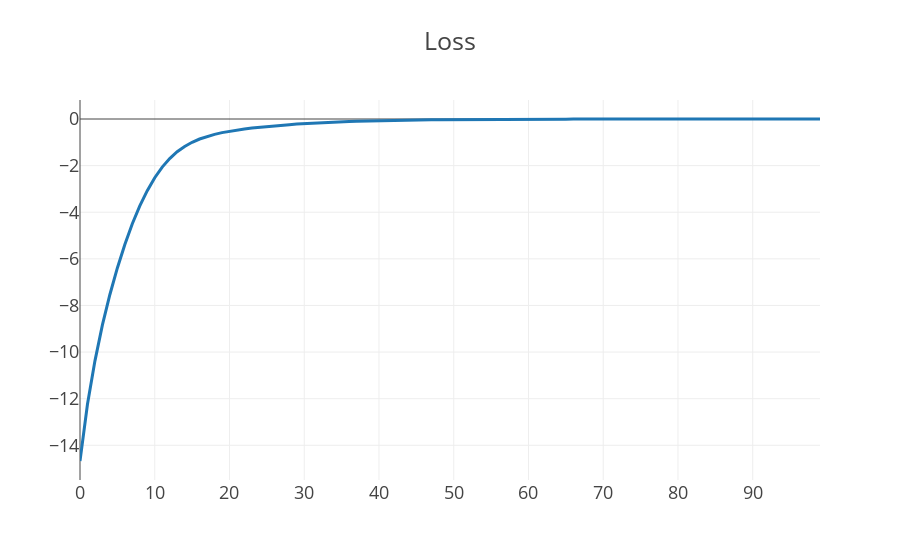

Notebook code cell kept with this figure:
### Markdown cell above
So, in the first state, we expect our critic to learn that our future discounted rewards to be `2.9701`, then `1.99` for the second state, then `1.0` for the last state.  We can see in the following example that our critic can learn this fairly quickly.

### Code cell
no_states = 3
critic = CriticModel(len(input_data[0]), len(output_data[0]))
observations = tf.one_hot(np.arange(no_states), no_states)
discounted_rewards = np.array(get_discounted_rewards([1, 1, 1])).reshape(no_states, 1)
losses = []

lr = 0.005
epochs = 100
for epoch in range(epochs):
    with tf.GradientTape() as tape:
        values = critic(observations)
        critic_loss = -tf.reduce_sum((discounted_rewards - values)**2)

    losses.append(float(critic_loss))
    critic_grads = tape.gradient(critic_loss, critic.trainable_weights)
    for w, g in zip(critic.trainable_weights, critic_grads):
        w.assign_add(lr * g)
        
print('- critic_loss:\n', critic_loss)
print('\n- observations:\n', observations)
print('\n- discounted_rewards:\n', discounted_rewards)
print('\n- values:\n', values)
print()
plotly.offline.iplot({
    "data": [go.Scatter(x=np.arange(len(losses)), y=losses)],
    "layout": go.Layout(title="Loss", template="presentation")
})

### Figure 1 — Plotly figure (JSON) as saved in the notebook; plotly's stock layout.template omitted (floating-point values rounded to 4 significant figures)
{"data": [{"type": "scatter", "uid": "54caea1a-c572-4291-b1b5-36a1224cf3fd", "x": [0, 1, 2, 3, 4, 5, 6, 7, 8, 9, 10, 11, 12, 13, 14, 15, 16, 17, 18, 19, 20, 21, 22, 23, 24, 25, 26, 27, 28, 29, 30, 31, 32, 33, 34, 35, 36, 37, 38, 39, 40, 41, 42, 43, 44, 45, 46, 47, 48, 49, 50, 51, 52, 53, 54, 55, 56, 57, 58, 59, 60, 61, 62, 63, 64, 65, 66, 67, 68, 69, 70, 71, 72, 73, 74, 75, 76, 77, 78, 79, 80, 81, 82, 83, 84, 85, 86, 87, 88, 89, 90, 91, 92, 93, 94, 95, 96, 97, 98, 99], "y": [-14.67, -12.24, -10.38, -8.836, -7.529, -6.389, -5.382, -4.492, -3.727, -3.075, -2.518, -2.063, -1.696, -1.406, -1.179, -0.9991, -0.859, -0.7474, -0.6587, -0.5853, -0.5246, -0.4729, -0.428, -0.3885, -0.3534, -0.3218, -0.2926, -0.2661, -0.242, -0.2199, -0.2, -0.1817, -0.165, -0.1494, -0.1351, -0.1222, -0.1108, -0.1002, -0.09076, -0.08219, -0.07445, -0.06735, -0.06099, -0.05512, -0.04987, -0.04505, -0.0407, -0.03677, -0.03323, -0.02998, -0.02709, -0.02449, -0.02215, -0.02003, -0.01811, -0.01636, -0.01479, -0.01337, -0.01208, -0.01092, -0.009866, -0.0089, -0.008026, -0.007247, -0.006528, -0.005892, -0.005313, -0.004801, -0.004335, -0.003915, -0.003536, -0.003193, -0.002885, -0.002604, -0.002355, -0.002124, -0.001919, -0.001736, -0.001567, -0.001418, -0.001281, -0.001158, -0.001047, -0.0009473, -0.0008561, -0.0007745, -0.0007002, -0.0006338, -0.0005731, -0.0005188, -0.0004692, -0.0004247, -0.0003845, -0.0003477, -0.0003153, -0.0002851, -0.0002582, -0.000234, -0.0002118, -0.0001919]}], "layout": {"autosize": true, "title": {"text": "Loss"}, "xaxis": {"autorange": true, "range": [0, 99], "type": "linear"}, "yaxis": {"autorange": true, "range": [-15.49, 0.815], "type": "linear"}}}
